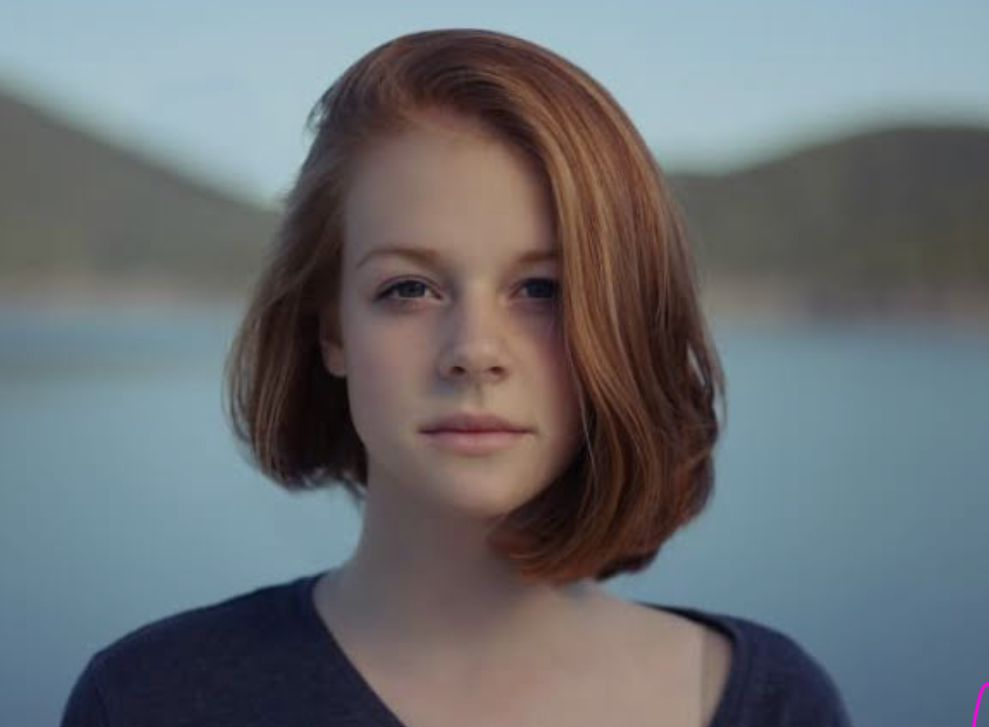
#> input picture singleimage.jpeg, 989 x 727 px
$ python singlefacedetection.py
#> lines starting #> are read from the running program, lines starting #| are printed output that depends on the picture; after the words box and inside, x2 and y2 are one past the last pixel; in counts of white or black regions, pixels touching at a corner belong together
import cv2

# Path to your image file
image_path = 'singleimage.jpeg'  # Replace with the path to your image file

# Load the image
image = cv2.imread(image_path)
#> image is the input picture: shape (727, 989, 3); mean B, G, R 115, 111.1, 106.8
if image is None:
    print("Error: Could not load image.")
    exit()

# Convert the image to grayscale
gray = cv2.cvtColor(image, cv2.COLOR_BGR2GRAY)
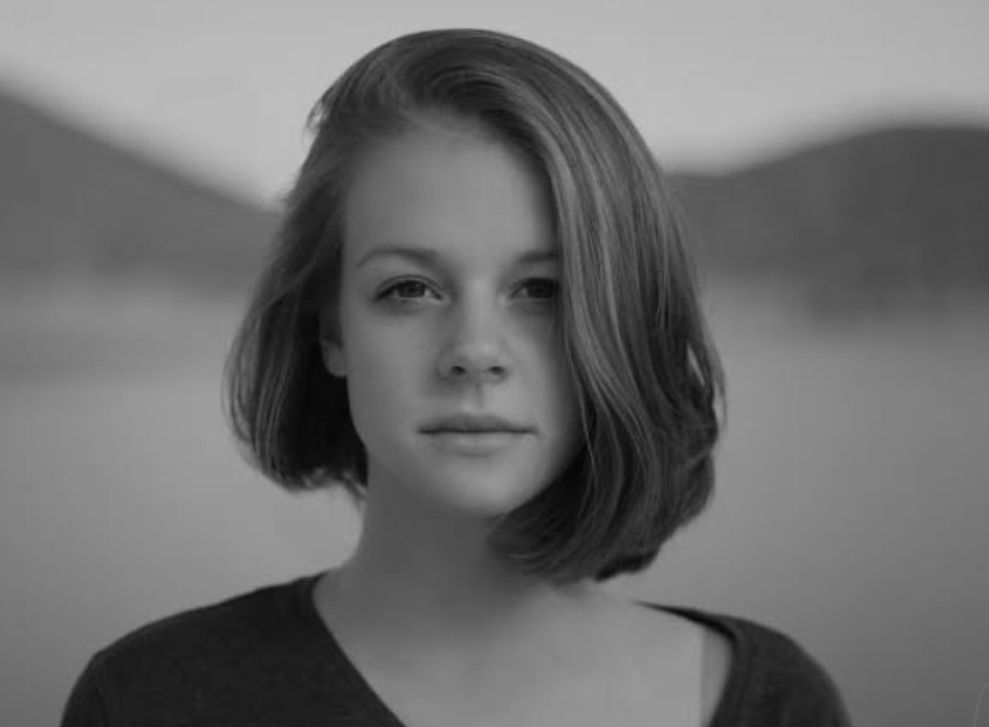
#> gray: shape (727, 989); min 0, max 195, mean 110.2

# Load the pre-trained face detection model
face_cascade = cv2.CascadeClassifier(cv2.data.haarcascades + 'haarcascade_frontalface_default.xml')

# Detect faces in the image
faces = face_cascade.detectMultiScale(gray, scaleFactor=1.1, minNeighbors=5, minSize=(30, 30))
#> faces = [[308, 166, 323, 323]]

# Draw rectangles around detected faces
for (x, y, w, h) in faces:
    cv2.rectangle(image, (x, y), (x+w, y+h), (255, 0, 0), 2)
#> this loop made 1 pass
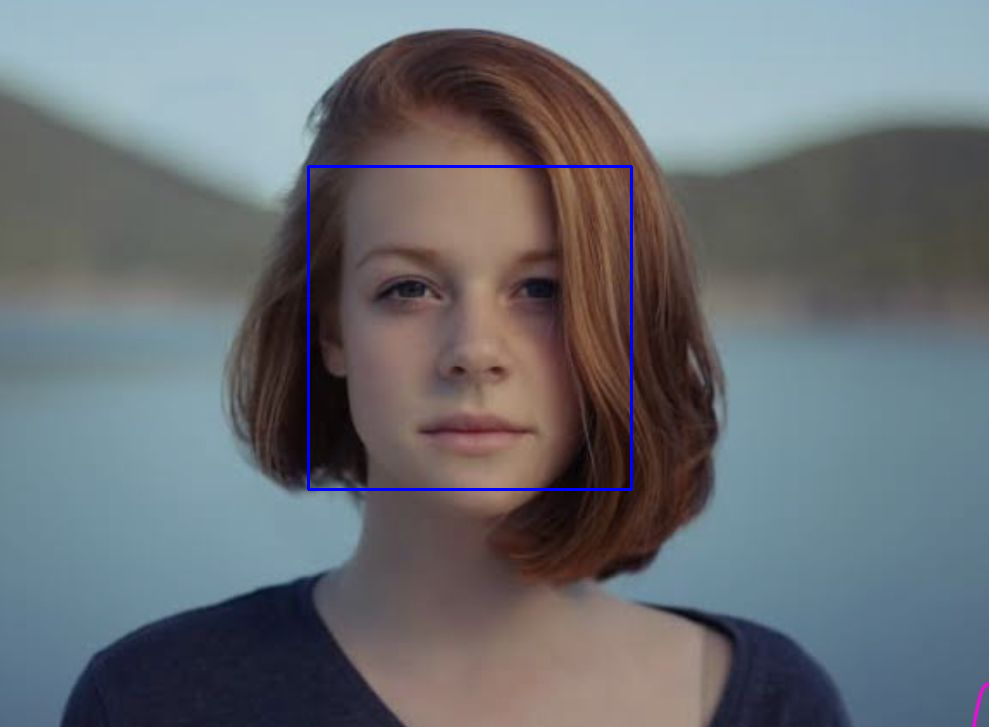
#> image: shape (727, 989, 3); 0.54% of pixels changed, all inside (x1, y1, x2, y2) = (307, 165, 633, 491)

# Display the result
cv2.imshow('Face Detection', image)

cv2.waitKey(0)  # Wait for a key press to close the window
cv2.destroyAllWindows()

$ run again, with multiimage.jpeg copied over singleimage.jpeg
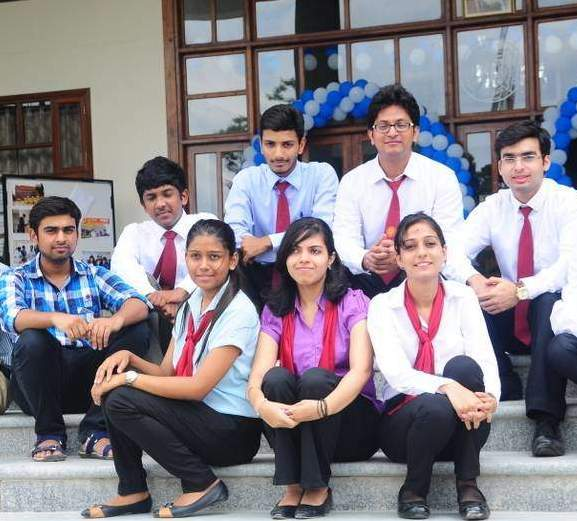
#> input picture multiimage.jpeg, 577 x 521 px
#> image is the input picture: shape (521, 577, 3); mean B, G, R 135.8, 127.7, 134.4
#> `gray = cv2.cvtColor(image, cv2.COLOR_BGR2GRAY)`:
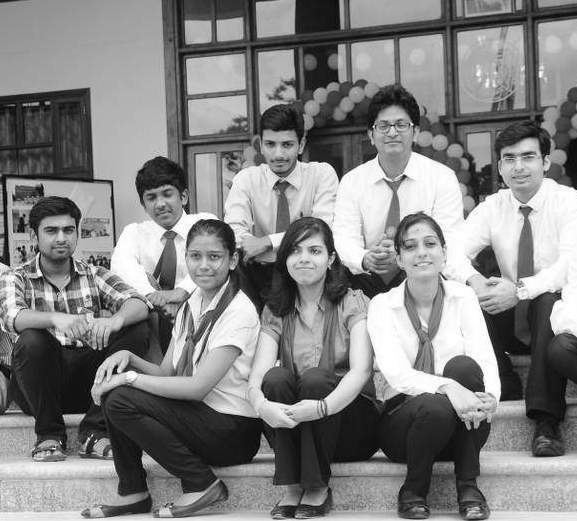
#> gray: shape (521, 577); min 0, max 255, mean 130.6
#> faces = [[366, 104, 53, 53], [32, 209, 55, 55], [254, 126, 50, 50], [136, 177, 49, 49], [393, 224, 54, 54], [280, 231, 53, 53], [178, 235, 56, 56], [491, 136, 55, 55], [91, 348, 61, 61], [202, 317, 84, 84]]
#> the loop `for (x, y, w, h) in faces:` made 10 passes
#> after the loop `for (x, y, w, h) in faces:`:
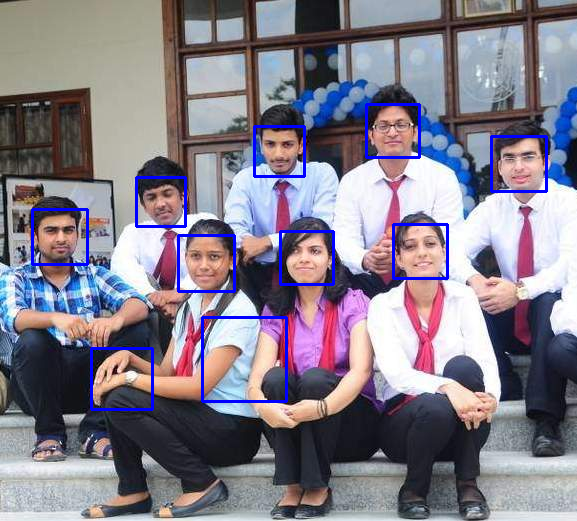
#> image: shape (521, 577, 3); 2.26% of pixels changed, all inside (x1, y1, x2, y2) = (31, 103, 548, 411)
